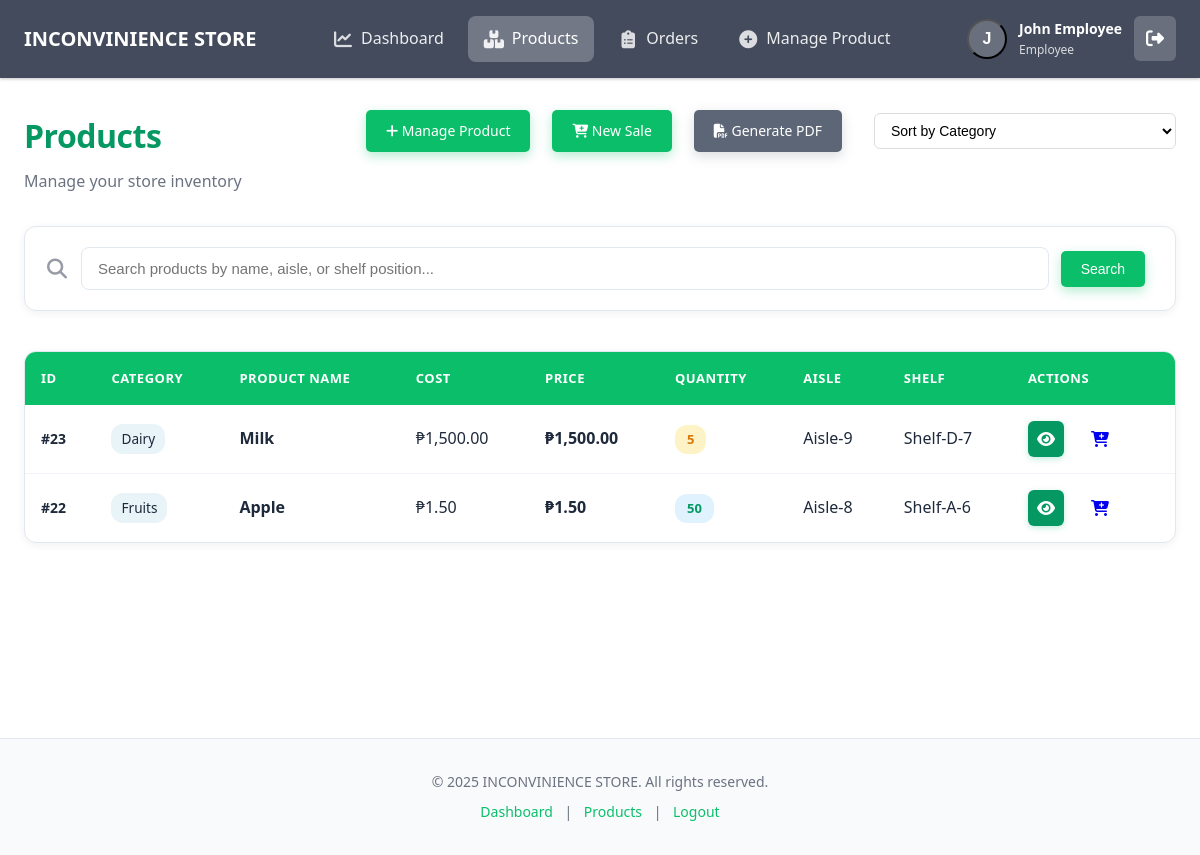
Screenshot of /items.php (signed in) with the database file from the repository.
### tables this page shows
CREATE TABLE `items` (
  `item_id` int(11) NOT NULL AUTO_INCREMENT PRIMARY KEY,
  `item_name` varchar(255) NOT NULL,
  `category` varchar(100),
  `price` decimal(10,2) NOT NULL,
  `cost_price` decimal(10,2) NOT NULL DEFAULT 0,
  `quantity` int(11) NOT NULL DEFAULT 0,
  `isles` varchar(100) NOT NULL,
  `shelf_position` varchar(100) NOT NULL,
  `created_at` timestamp NOT NULL DEFAULT current_timestamp(),
  `updated_at` timestamp NOT NULL DEFAULT current_timestamp() ON UPDATE current_timestamp()
);

### items.php (the view, shortened to what this page needs)
<?php
require_once 'auth.php';
$search = $_GET['search'] ?? '';
$sort_by = $_GET['sort'] ?? 'category';
$order_by = match($sort_by) {
    'name' => 'item_name ASC',
    'price_asc' => 'price ASC',
    'price_desc' => 'price DESC',
    'quantity_asc' => 'quantity ASC',
    'quantity_desc' => 'quantity DESC',
    'aisle_asc' => 'isles ASC, item_name ASC',
    'aisle_desc' => 'isles DESC, item_name ASC',
    'aisle_asc' => "(CASE WHEN TRIM(isles) = '' THEN 1 ELSE 0 END) ASC, CAST(isles AS UNSIGNED) ASC, isles ASC, item_name ASC",
    'aisle_desc' => "(CASE WHEN TRIM(isles) = '' THEN 1 ELSE 0 END) ASC, CAST(isles AS UNSIGNED) DESC, isles DESC, item_name ASC",
    'shelf_asc' => "(CASE WHEN TRIM(shelf_position) = '' THEN 1 ELSE 0 END) ASC, UPPER(LEFT(shelf_position,1)) ASC, CAST(SUBSTRING(shelf_position,2) AS UNSIGNED) ASC, shelf_position ASC, item_name ASC",
    'shelf_desc' => "(CASE WHEN TRIM(shelf_position) = '' THEN 1 ELSE 0 END) ASC, UPPER(LEFT(shelf_position,1)) DESC, CAST(SUBSTRING(shelf_position,2) AS UNSIGNED) DESC, shelf_position DESC, item_name ASC",
    'category' => 'category ASC, item_name ASC',
    default => 'category ASC, item_name ASC'
};
if (!empty($search)) {
    $search_param = "%" . $search . "%";
    $conn = getDBConnection();
    $sql = "SELECT * FROM items WHERE item_name LIKE ? OR isles LIKE ? OR shelf_position LIKE ? OR category LIKE ? ORDER BY " . $order_by;
    $stmt = $conn->prepare($sql);
    $stmt->bind_param("ssss", $search_param, $search_param, $search_param, $search_param);
    $stmt->execute();
    $result = $stmt->get_result();
} else {
    $conn = getDBConnection();
    $sql = "SELECT * FROM items ORDER BY " . $order_by;
    $result = $conn->query($sql);
}
$all_items = [];
if ($result) {
    while ($row = $result->fetch_assoc()) {
        $all_items[] = $row;
    }
}
?>
<?php
require_once 'includes/header.php';
?>
<main class="main-content">
    <div class="page-header">
        <div class="page-title-section">
            <h1 class="page-title">Products</h1>
            <p class="page-subtitle">Manage your store inventory</p>
        </div>
        <div class="page-actions">
            <a href="create.php" class="btn btn-primary">
                <i class="fas fa-plus"></i> Manage Product
            </a>
            <a href="order.php?action=sales" class="btn btn-primary">
                <i class="fas fa-cart-plus"></i> New Sale
            </a>
            <a href="pdf.php<?php echo !empty($search) ? '?search=' . urlencode($search) : ''; ?>" class="btn btn-secondary" target="_blank">
                <i class="fas fa-file-pdf"></i> Generate PDF
            </a>
            <div style="display: inline-block; position: relative;">
                <form method="GET" action="items.php" style="display: inline;">
                    <select name="sort" onchange="this.form.submit()" class="form-input-modern" style="padding: 8px 12px; margin-left: 10px;">
                        <option value="category" <?php echo $sort_by === 'category' ? 'selected' : ''; ?>>Sort by Category</option>
                    </select>
                </form>
            </div>
        </div>
    </div>
    <section class="search-section">
        <form method="GET" action="items.php" class="search-form-modern">
            <div class="search-input-wrapper">
                <span class="search-icon"><i class="fas fa-search"></i></span>
                <input type="text" name="search" class="search-input-modern"
                       placeholder="Search products by name, aisle, or shelf position..."
                       value="<?php echo htmlspecialchars($search); ?>">
                <button type="submit" class="btn btn-primary search-btn">Search</button>
            </div>
        </form>
    </section>
    <section class="table-section">
        <div class="table-wrapper">
            <table class="data-table-modern">
                <thead>
                    <tr>
                            <th>ID</th>
                            <th>Category</th>
                            <th>Product Name</th>
                            <th>Cost</th>
                            <th>Price</th>
                            <th>Quantity</th>
                            <th>Aisle</th>
                            <th>Shelf</th>
                            <th>Actions</th>
                    </tr>
                </thead>
                <tbody>
                    <?php if (empty($all_items)): ?>
                        <tr>
                            <td colspan="9" class="empty-state">
                                <div class="empty-message">
                                    <span class="empty-icon"><i class="fas fa-box-open"></i></span>
                                    <p>
                                        <?php if (!empty($search)): ?>
                                            No products found matching your search.
                                            <a href="items.php">View all products</a>
                                        <?php else: ?>
                                                    No products found.
                                                    <a href="create.php">Add your first product</a>
                                                <?php endif; ?>
                                    </p>
                                </div>
                            </td>
                        </tr>
                    <?php else: ?>
                        <?php foreach ($all_items as $row): ?>
                            <tr>
                                <td class="id-cell">#<?php echo htmlspecialchars($row['item_id']); ?></td>
                                <td class="category-cell">
                                    <span style="display: inline-block; padding: 4px 10px; background: #e8f4f8; border-radius: 12px; font-size: 0.85em;">
                                        <?php echo htmlspecialchars($row['category'] ?: 'Uncategorized'); ?>
                                    </span>
                                </td>
                                <td class="name-cell">
                                    <strong><?php echo htmlspecialchars($row['item_name']); ?></strong>
                                </td>
                                <?php
                                    $cost_display = isset($row['cost_price']) && $row['cost_price'] !== null && $row['cost_price'] !== ''
                                        ? number_format($row['cost_price'], 2)
                                        : number_format($row['price'], 2);
                                ?>
                                <td class="cost-cell">&#8369;<?php echo $cost_display; ?></td>
                                <td class="price-cell">&#8369;<?php echo number_format($row['price'], 2); ?></td>
                                <td class="quantity-cell">
                                    <span class="quantity-badge <?php echo $row['quantity'] < 10 ? 'low-stock' : ''; ?>">
                                        <?php echo htmlspecialchars($row['quantity']); ?>
                                    </span>
                                </td>
                                <td class="aisle-cell"><?php echo !empty($row['isles']) ? htmlspecialchars($row['isles']) : '<span style="color: #999;">N/A</span>'; ?></td>
                                <td class="shelf-cell"><?php echo !empty($row['shelf_position']) ? htmlspecialchars($row['shelf_position']) : '<span style="color: #999;">N/A</span>'; ?></td>
                                <td class="actions-cell">
                                    <div class="action-buttons">
                                        <a href="view.php?id=<?php echo $row['item_id']; ?>" class="btn btn-view" title="View Details"><i class="fas fa-eye"></i></a>
                                        <a href="order.php?action=sales&item_id=<?php echo $row['item_id']; ?>" class="btn btn-sale" title="Create Sale"><i class="fas fa-cart-plus"></i></a>
                                    </div>
                                </td>
                            </tr>
                        <?php endforeach; ?>
                    <?php endif; ?>
                </tbody>
            </table>
        </div>
    </section>
</main>
<?php
require_once 'includes/footer.php';
?>

### rows the page displays
items: item_id "23", category "Dairy", item_name "Milk", cost_price "1,500.00", price "1,500.00", quantity "5", isles "Aisle-9", shelf_position "Shelf-D-7"
items: item_id "22", category "Fruits", item_name "Apple", cost_price "1.50", price "1.50", quantity "50", isles "Aisle-8", shelf_position "Shelf-A-6"

### other values shown
substr($user['full_name'], 0, 1) "J"
$user['full_name'] "John Employee"
$user['role'] "Employee"
